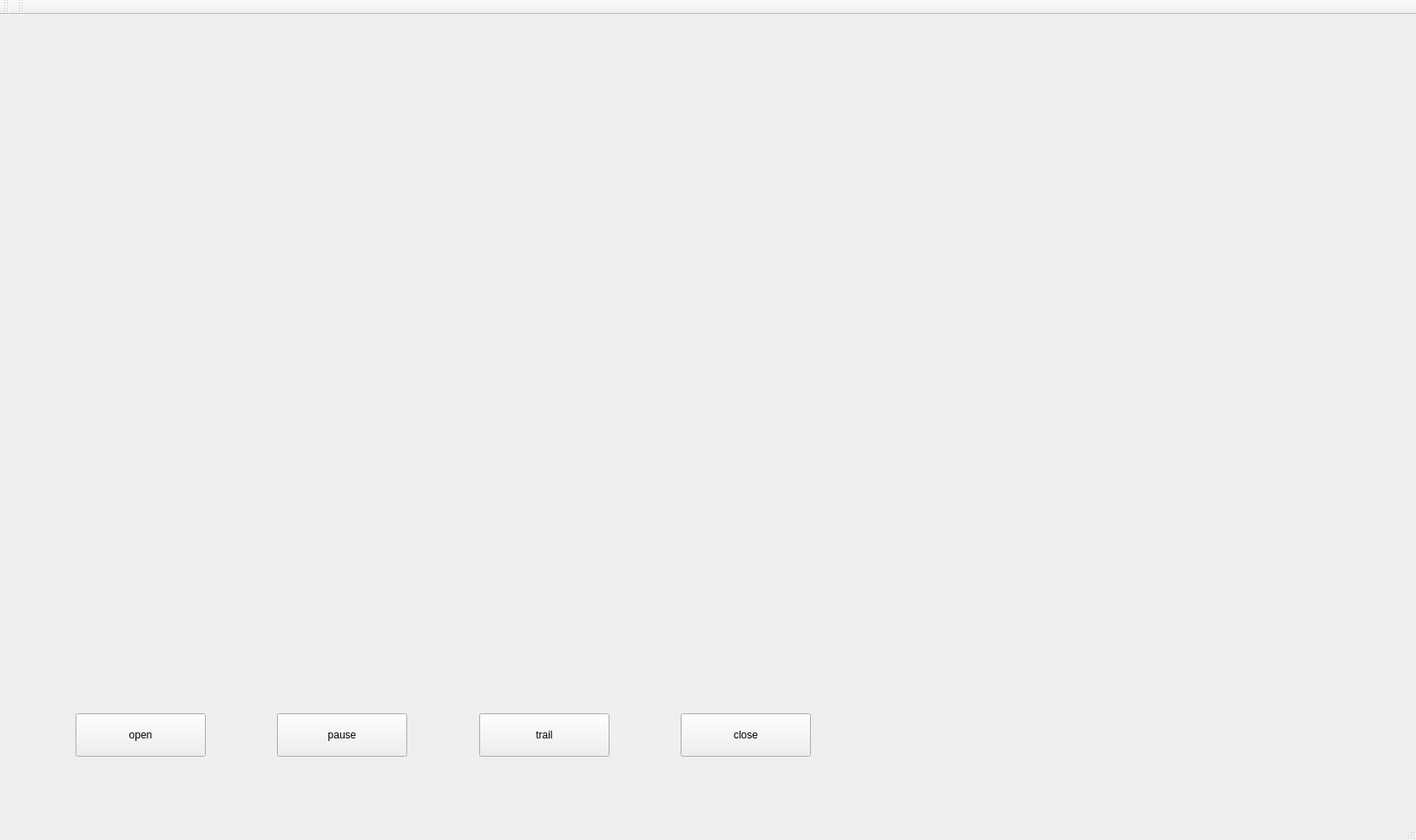
<?xml version="1.0" encoding="UTF-8"?>
<ui version="4.0">
 <class>MainWindow</class>
 <widget class="QMainWindow" name="MainWindow">
  <property name="enabled">
   <bool>true</bool>
  </property>
  <property name="geometry">
   <rect>
    <x>0</x>
    <y>0</y>
    <width>1631</width>
    <height>968</height>
   </rect>
  </property>
  <property name="focusPolicy">
   <enum>Qt::NoFocus</enum>
  </property>
  <property name="acceptDrops">
   <bool>false</bool>
  </property>
  <property name="windowTitle">
   <string>MainWindow</string>
  </property>
  <widget class="QWidget" name="centralWidget">
   <widget class="QLabel" name="p1label">
    <property name="geometry">
     <rect>
      <x>1120</x>
      <y>440</y>
      <width>165</width>
      <height>140</height>
     </rect>
    </property>
    <property name="minimumSize">
     <size>
      <width>165</width>
      <height>140</height>
     </size>
    </property>
    <property name="text">
     <string/>
    </property>
   </widget>
   <widget class="QLabel" name="p0label">
    <property name="geometry">
     <rect>
      <x>1120</x>
      <y>5</y>
      <width>165</width>
      <height>140</height>
     </rect>
    </property>
    <property name="minimumSize">
     <size>
      <width>165</width>
      <height>140</height>
     </size>
    </property>
    <property name="maximumSize">
     <size>
      <width>273</width>
      <height>392</height>
     </size>
    </property>
    <property name="text">
     <string/>
    </property>
   </widget>
   <widget class="QLabel" name="label">
    <property name="geometry">
     <rect>
      <x>0</x>
      <y>0</y>
      <width>1024</width>
      <height>768</height>
     </rect>
    </property>
    <property name="minimumSize">
     <size>
      <width>712</width>
      <height>0</height>
     </size>
    </property>
    <property name="text">
     <string/>
    </property>
   </widget>
   <widget class="QLabel" name="head0">
    <property name="geometry">
     <rect>
      <x>1030</x>
      <y>18</y>
      <width>88</width>
      <height>121</height>
     </rect>
    </property>
    <property name="minimumSize">
     <size>
      <width>88</width>
      <height>101</height>
     </size>
    </property>
    <property name="text">
     <string/>
    </property>
   </widget>
   <widget class="QLabel" name="head1">
    <property name="geometry">
     <rect>
      <x>1030</x>
      <y>453</y>
      <width>88</width>
      <height>121</height>
     </rect>
    </property>
    <property name="minimumSize">
     <size>
      <width>88</width>
      <height>121</height>
     </size>
    </property>
    <property name="text">
     <string/>
    </property>
   </widget>
   <widget class="QLabel" name="attr0">
    <property name="geometry">
     <rect>
      <x>1295</x>
      <y>5</y>
      <width>161</width>
      <height>140</height>
     </rect>
    </property>
    <property name="minimumSize">
     <size>
      <width>150</width>
      <height>140</height>
     </size>
    </property>
    <property name="text">
     <string/>
    </property>
   </widget>
   <widget class="QLabel" name="attr1">
    <property name="geometry">
     <rect>
      <x>1295</x>
      <y>440</y>
      <width>161</width>
      <height>140</height>
     </rect>
    </property>
    <property name="minimumSize">
     <size>
      <width>150</width>
      <height>140</height>
     </size>
    </property>
    <property name="text">
     <string/>
    </property>
   </widget>
   <widget class="QWidget" name="horizontalLayoutWidget">
    <property name="geometry">
     <rect>
      <x>0</x>
      <y>770</y>
      <width>1021</width>
      <height>121</height>
     </rect>
    </property>
    <layout class="QHBoxLayout" name="horizontalLayout">
     <item>
      <spacer name="horizontalSpacer_4">
       <property name="orientation">
        <enum>Qt::Horizontal</enum>
       </property>
       <property name="sizeHint" stdset="0">
        <size>
         <width>40</width>
         <height>20</height>
        </size>
       </property>
      </spacer>
     </item>
     <item>
      <widget class="QPushButton" name="openButton">
       <property name="sizePolicy">
        <sizepolicy hsizetype="Preferred" vsizetype="Fixed">
         <horstretch>0</horstretch>
         <verstretch>0</verstretch>
        </sizepolicy>
       </property>
       <property name="minimumSize">
        <size>
         <width>150</width>
         <height>50</height>
        </size>
       </property>
       <property name="maximumSize">
        <size>
         <width>150</width>
         <height>50</height>
        </size>
       </property>
       <property name="baseSize">
        <size>
         <width>0</width>
         <height>0</height>
        </size>
       </property>
       <property name="text">
        <string>open</string>
       </property>
      </widget>
     </item>
     <item>
      <spacer name="horizontalSpacer">
       <property name="orientation">
        <enum>Qt::Horizontal</enum>
       </property>
       <property name="sizeHint" stdset="0">
        <size>
         <width>30</width>
         <height>20</height>
        </size>
       </property>
      </spacer>
     </item>
     <item>
      <widget class="QPushButton" name="pauseButton">
       <property name="minimumSize">
        <size>
         <width>150</width>
         <height>50</height>
        </size>
       </property>
       <property name="maximumSize">
        <size>
         <width>150</width>
         <height>50</height>
        </size>
       </property>
       <property name="text">
        <string>pause</string>
       </property>
      </widget>
     </item>
     <item>
      <spacer name="horizontalSpacer_2">
       <property name="orientation">
        <enum>Qt::Horizontal</enum>
       </property>
       <property name="sizeHint" stdset="0">
        <size>
         <width>30</width>
         <height>20</height>
        </size>
       </property>
      </spacer>
     </item>
     <item>
      <widget class="QPushButton" name="Trail">
       <property name="minimumSize">
        <size>
         <width>150</width>
         <height>50</height>
        </size>
       </property>
       <property name="maximumSize">
        <size>
         <width>150</width>
         <height>50</height>
        </size>
       </property>
       <property name="text">
        <string>trail</string>
       </property>
      </widget>
     </item>
     <item>
      <spacer name="horizontalSpacer_3">
       <property name="orientation">
        <enum>Qt::Horizontal</enum>
       </property>
       <property name="sizeHint" stdset="0">
        <size>
         <width>30</width>
         <height>20</height>
        </size>
       </property>
      </spacer>
     </item>
     <item>
      <widget class="QPushButton" name="closeButton">
       <property name="sizePolicy">
        <sizepolicy hsizetype="Preferred" vsizetype="Fixed">
         <horstretch>0</horstretch>
         <verstretch>0</verstretch>
        </sizepolicy>
       </property>
       <property name="minimumSize">
        <size>
         <width>150</width>
         <height>50</height>
        </size>
       </property>
       <property name="maximumSize">
        <size>
         <width>150</width>
         <height>50</height>
        </size>
       </property>
       <property name="text">
        <string>close</string>
       </property>
      </widget>
     </item>
     <item>
      <spacer name="horizontalSpacer_5">
       <property name="orientation">
        <enum>Qt::Horizontal</enum>
       </property>
       <property name="sizeHint" stdset="0">
        <size>
         <width>40</width>
         <height>20</height>
        </size>
       </property>
      </spacer>
     </item>
    </layout>
   </widget>
   <widget class="QCustomPlot" name="histogram1" native="true">
    <property name="geometry">
     <rect>
      <x>1030</x>
      <y>145</y>
      <width>425</width>
      <height>281</height>
     </rect>
    </property>
   </widget>
   <widget class="QCustomPlot" name="histogram2" native="true">
    <property name="geometry">
     <rect>
      <x>1030</x>
      <y>580</y>
      <width>425</width>
      <height>281</height>
     </rect>
    </property>
   </widget>
  </widget>
  <widget class="QMenuBar" name="menuBar">
   <property name="geometry">
    <rect>
     <x>0</x>
     <y>0</y>
     <width>1631</width>
     <height>22</height>
    </rect>
   </property>
  </widget>
  <widget class="QToolBar" name="mainToolBar">
   <attribute name="toolBarArea">
    <enum>TopToolBarArea</enum>
   </attribute>
   <attribute name="toolBarBreak">
    <bool>false</bool>
   </attribute>
  </widget>
  <widget class="QStatusBar" name="statusBar"/>
  <widget class="QToolBar" name="toolBar">
   <property name="windowTitle">
    <string>toolBar</string>
   </property>
   <attribute name="toolBarArea">
    <enum>TopToolBarArea</enum>
   </attribute>
   <attribute name="toolBarBreak">
    <bool>false</bool>
   </attribute>
  </widget>
 </widget>
 <layoutdefault spacing="6" margin="11"/>
 <customwidgets>
  <customwidget>
   <class>QCustomPlot</class>
   <extends>QWidget</extends>
   <header>qcustomplot.h</header>
   <container>1</container>
  </customwidget>
 </customwidgets>
 <resources/>
 <connections/>
</ui>
